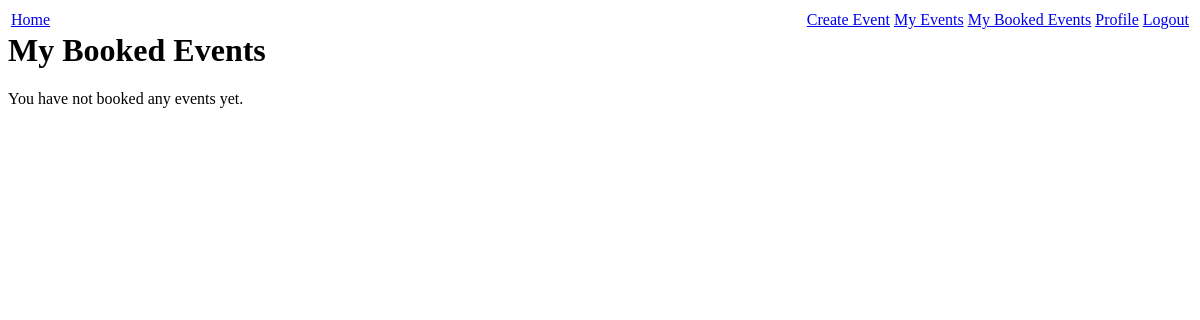
The app's page /my-booked-events/ (signed in), older data.
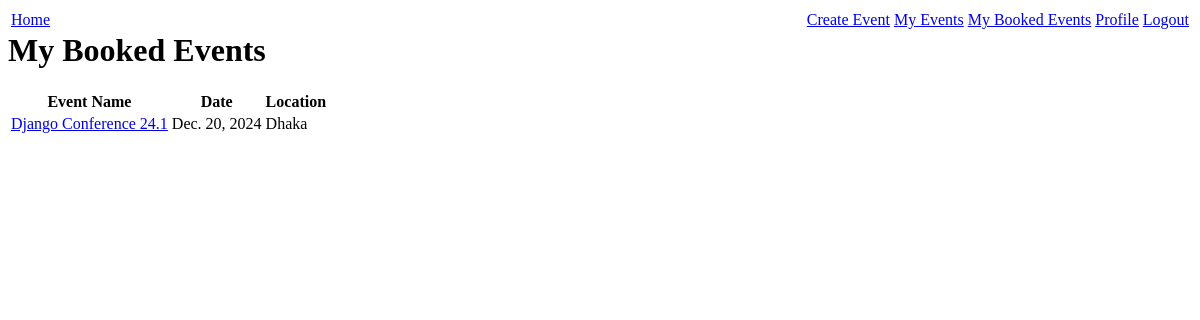
The same page, newer data.
### events/models.py (models this page shows, shortened)
class Booking(models.Model):
    user = models.ForeignKey(User, on_delete=models.CASCADE, related_name="bookings")
    event = models.ForeignKey(Event, on_delete=models.CASCADE, related_name="bookings")
    booking_date = models.DateTimeField(auto_now_add=True)
    class Meta:
        unique_together = (
            "user",
            "event",
        )

class Event(models.Model):
    CATEGORY_CHOICES = [
        ("conference", "Conference"),
        ("concert", "Concert"),
        ("workshop", "Workshop"),
        ("seminar", "Seminar"),
        ("others", "Others"),
    ]
    name = models.CharField(max_length=100)
    date = models.DateField()
    location = models.CharField(max_length=100)
    description = models.TextField()
    user = models.ForeignKey(User, on_delete=models.CASCADE)
    category = models.CharField(max_length=20, choices=CATEGORY_CHOICES, default="")
    capacity = models.PositiveIntegerField(default=0)

### events/views.py (the view)
# urls.py: path("my-booked-events/", views.my_booked_events, name="my_booked_events"),
@login_required
def my_booked_events(request):
    bookings = Booking.objects.filter(user=request.user)
    return render(request, "events/my_booked_events.html", {"bookings": bookings})

### events/templates/events/my_booked_events.html (shortened to what this page needs)
{% extends "base.html" %}
{% block content %}
<h1>My Booked Events</h1>
{% if bookings %}
<table>
    <thead>
        <tr>
            <th>Event Name</th>
            <th>Date</th>
            <th>Location</th>
        </tr>
    </thead>
    <tbody>
        {% for booking in bookings %}
        <tr>
            <td><a href="{% url 'event_detail' booking.event.id %}">{{ booking.event.name }}</a></td>
            <td>{{ booking.event.date }}</td>
            <td>{{ booking.event.location }}</td>
        </tr>
        {% endfor %}
    </tbody>
</table>
{% else %}
<p>You have not booked any events yet.</p>
{% endif %}
{% endblock %}

Row changes from the older to the newer data that the page shows:
added Booking: event.name "Django Conference 24.1", event "Dec. 20, 2024", event.location "Dhaka"
Text that changed along with them:
text no longer shown: "You have not booked any events yet."
text now shown: "Event Name Date Location"
